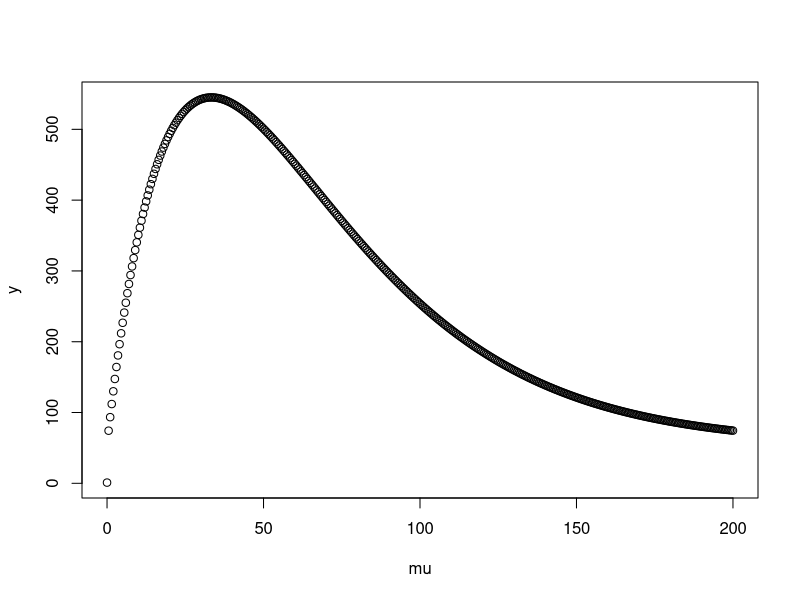

R code for this plot: (Note: a time limit stopped this script after it produced the figure.)
########## BSC SOLUTION SIMULATION ########## BSC SOLUTION SIMULATION
########## BSC SOLUTION SIMULATION ########## BSC SOLUTION SIMULATION
########## BSC SOLUTION SIMULATION ########## BSC SOLUTION SIMULATION


# This program generates three simulated data to mimic that of length frequency data gathered on the 
# blue swimmer crab and provides a testing ground for the algorithm written for estimating growth
# via a mixture model

rm(list=ls())

# First set the directory to write out the results

#setwd("/ibscratch/wrayvisscher/Luke/BSC_RcodesData/Simulation200")


# Generate three mean curves via von Bertalanffy
# Generate three mean curves via von Bertalanffy


# Set some initial paramters that are to be estimated in the next section

months<-seq(0,1,1/366)
IL<-60
K0<-1
T0<-2
T1<-2
LINF<-190



# Calculate a set of means for the juveniles following the seasonal von Bertallanffy curve

KK_store<-array(0,length(months)) # Initialise the array to store the mean values

# Cycle through each month and calculate the mean dependent on the curve

for (i in seq(1,length(months)))
	{
	
	# Calculate if the curve needs to be integrated or not and set the initial month which will be January for the simulation
	#i=13
  	mm2<-months[i]
  	yrsold<-0
  	strmnth<-0
	strmid<-0

	# Calculate the roots 
	
	    a=T0^2+T1^2
		b=2*K0*T0
		c=-(T1^2)+K0^2
		u1=(-b+sqrt(b^2-4*a*c))/(2*a)
		u2=(-b-sqrt(b^2-4*a*c))/(2*a)
		r11=1-acos(u1)/(2*pi)+yrsold
		r12=acos(u1)/(2*pi)+yrsold
		r21=1-acos(u2)/(2*pi)+yrsold
		r22=acos(u2)/(2*pi)+yrsold
		roots<-c(r11, r12, r21, r22)
		groot<-K0+T0*cos(2*pi* roots)+T1*sin(2*pi* roots)
		gmin<-round(groot)
		
		if (months[i]>=1&months[i]<=2){
			r1<-min(roots[which(gmin==0)])+1
			r2<-max(roots[which(gmin==0)])+1} else if (months[i]>=2&months[i]<=3) {
			r1<-min(roots[which(gmin==0)])+2
			r2<-max(roots[which(gmin==0)])+2} else {
			r1<-min(roots[which(gmin==0)])
		    r2<-max(roots[which(gmin==0)])}
		
		#print(c(r1,r2))
	    
	    # The integral of those months less than root 1
	    
	    if (mm2<r1) {KK = K0*(mm2-strmid) +   (T0/(2*pi))*(sin(2*pi*mm2)-sin(2*pi*strmid))-(T1/(2*pi))*(cos(2*pi*mm2)-cos(2*pi*strmid))}
	    	
	    # The integral of those months between root 1 and root 2
	    
	    if (mm2>r1&mm2<r2) {KK=K0*(r1-strmid) + (T0/(2*pi))*(sin(2*pi*r1)-sin(2*pi*strmid))-(T1/(2*pi))*(cos(2*pi*r1)-cos(2*pi*strmid))}
	    
	    # The integral of those months after root 2
	    
	    if (mm2>r2)
	    	{
	    		zMid=K0*(r1-strmid) + (T0/(2*pi))*(sin(2*pi*r1)-sin(2*pi*strmid)) - (T1/(2*pi))*(cos(2*pi*r1)-cos(2*pi*strmid))
	    		zEnd=K0*(mm2-r2)    + (T0/(2*pi))*(sin(2*pi*mm2)-sin(2*pi*r2))     - (T1/(2*pi))*(cos(2*pi*mm2)-cos(2*pi*r2))
	    		KK<-zEnd+zMid
	    	}
	
	  print(KK)
	  KK_store[i]<-KK
	
	
}

KK_yr1=KK_store[1:365]
KK_yr2=KK_store[1:365]+1.44099
KK_yr3=KK_store[1:365]+2*1.44099
MLY1<-(IL + (LINF-IL)*(1-exp(-KK_yr1)))
MLY2<-(IL + (LINF-IL)*(1-exp(-KK_yr2)))
MLY3<-(IL + (LINF-IL)*(1-exp(-KK_yr3)))

MLY1 <- colMeans(matrix(MLY1,ncol=12,nrow=30))
MLY2 <- colMeans(matrix(MLY2,ncol=12,nrow=30))
MLY3 <- colMeans(matrix(MLY3,ncol=12,nrow=30))

## Draw from the means to create the groups. Groups are drawn from a normal distribution to mimic our assumptions in real data
## Draw from the means to create the groups. Groups are drawn from a normal distribution to mimic our assumptions in real data


# Need to vary the number in each group in each month to better mimic reality
# Set up the initial parameters for the variance function

# Variance function test to see shape

VV<-c(40,0.03,4,900)
mu<-seq(0,200,0.5)
y=VV[1]*mu*exp(-VV[2]*mu)+exp(VV[3]*(1-exp(-VV[4]*mu)))
plot(mu,y)


# Set the proportions in each group varying them for each month

P1<-c(0.50, 0.40, 0.30, 0.20, 0.10, 0.05, 0.02, 0.02, 0.02, 0.02, 0.02, 0.02)
P3<-c(0.1, 0.15, 0.1, 0.08, 0.09, 0.09, 0.09, 0.09, 0.09, 0.09, 0.09, 0.09)
P2<-1-(P1+P3)

N=1000 # Number of total individuals
N1<-as.integer(N*P1)
N2<-as.integer(N*P2)
N3<-N-(N1+N2)


# Make the empty arrays for the individuals to go in

G<-matrix(0,nrow=12,ncol=N)

for (i in seq(1,12))
{

# Calculate the variances

var1<-VV[1]*MLY1[i]*exp(-VV[2]*MLY1[i])+exp(VV[3]*(1-exp(-VV[4]*MLY1[i])))
var2<-VV[1]*MLY2[i]*exp(-VV[2]*MLY2[i])+exp(VV[3]*(1-exp(-VV[4]*MLY2[i])))
var3<-VV[1]*MLY3[i]*exp(-VV[2]*MLY3[i])+exp(VV[3]*(1-exp(-VV[4]*MLY3[i])))

# Draw the individuals from each of the distributions

G1<-rnorm(N1[i],MLY1[i], sqrt(var1))
G2<-rnorm(N2[i],MLY2[i], sqrt(var2))
G3<-rnorm(N3[i],MLY3[i], sqrt(var3))

G[i,]<-c(G1,G2,G3)
}



### RUN THE CODE AND GET THE ESTIMATES
### RUN THE CODE AND GET THE ESTIMATES
### RUN THE CODE AND GET THE ESTIMATES

# Given that the data are generated we attempt to estimate the true parameters using our model
# Given that the data are generated we attempt to estimate the true parameters using our model


MON <- 12
MONTHS<-rep(seq(0,11),each=N)
MM<-cbind(matrix(MONTHS,ncol=12,nrow=N))
MM<-t(MM)
MM <-as.numeric(MM)
LL<-as.numeric(G)


NN <- length(MM)
PI1 <- P3
PI2 <- P2
K0 <- 1
LINF <- 185
M01<-10
#M02<-60
T0 <- 2
T1 <- 2
MMLIST <- seq(0,11)
VV <- c(20,0.04,3.8,900)										#Initialise the starting values for the variance quadratic update

## FUNCTIONS
## FUNCTIONS

	#ASYMPTOTIC MEAN FUNCTION
	
	MU2A <- function(mm,K0,T0,T1,LINF,M01)
	{
	  #mm=1
	  mmval <- MMLIST[mm]%%12
	  yrsold<-2
	  strmnth<-0
	  strmid<-strmnth/12+1/24+yrsold
	  endmid<-strmid+1
	  mm2=(mmval/12)+1/24+yrsold
	  t<-seq(0,1,0.01)
	  g<-K0+T0*cos(2*pi*t)+T1*sin(2*pi*t)
	  #plot(t,g)
	  Isneg<-min(g)
	  Isneg2<-max(g)
	  if (Isneg<0&Isneg2>0)
	  {
	    a=T0^2+T1^2
		b=2*K0*T0
		c=-(T1^2)+K0^2
		u1=(-b+sqrt(b^2-4*a*c))/(2*a)
		u2=(-b-sqrt(b^2-4*a*c))/(2*a)
		r11=1-acos(u1)/(2*pi)+yrsold
		r12=acos(u1)/(2*pi)+yrsold
		r21=1-acos(u2)/(2*pi)+yrsold
		r22=acos(u2)/(2*pi)+yrsold
		roots<-c(r11, r12, r21, r22)
		groot<-K0+T0*cos(2*pi* roots)+T1*sin(2*pi* roots)
		gmin<-round(groot)
		r1<-min(roots[which(gmin==0)])
		r2<-max(roots[which(gmin==0)])
	    
	    
	    
	    
	    #Regime
	    
		zMid1=K0*(r1-strmid) + (T0/(2*pi))*(sin(2*pi*r1)-sin(2*pi*strmid)) - (T1/(2*pi))*(cos(2*pi*r1)-cos(2*pi*strmid))
	    zEnd1=K0*(endmid-r2) + (T0/(2*pi))*(sin(2*pi*endmid)-sin(2*pi*r2)) - (T1/(2*pi))*(cos(2*pi*endmid)-cos(2*pi*r2))
	    KKyr<-yrsold*(zEnd1+zMid1)
	    
	    #Those less than r1
	    
	    if (mm2<r1) {KK = KKyr + K0*(mm2-strmid) +   (T0/(2*pi))*(sin(2*pi*mm2)-sin(2*pi*strmid))-(T1/(2*pi))*(cos(2*pi*mm2)-cos(2*pi*strmid))}
	    	
	    #Those between r1 and r2
	    
	    if (mm2>r1&mm2<r2) {KK= KKyr + K0*(r1-strmid) + (T0/(2*pi))*(sin(2*pi*r1)-sin(2*pi*strmid))-(T1/(2*pi))*(cos(2*pi*r1)-cos(2*pi*strmid))}
	    
	    #Those after r2
	    
	    if (mm2>r2)
	    {
	    zMid=K0*(r1-strmid) + (T0/(2*pi))*(sin(2*pi*r1)-sin(2*pi*strmid)) - (T1/(2*pi))*(cos(2*pi*r1)-cos(2*pi*strmid))
	    zEnd=K0*(mm2-r2)     + (T0/(2*pi))*(sin(2*pi*mm2)-sin(2*pi*r2))     - (T1/(2*pi))*(cos(2*pi*mm2)-cos(2*pi*r2))
	    KK<-zEnd+zMid+KKyr
	    }
	    
	  } else {KK=K0*(mm2-strmid)+(T0/(2*pi))*(sin(2*pi*mm2)-sin(2*pi*strmid))-(T1/(2*pi))*(cos(2*pi*mm2)-cos(2*pi*strmid)) + yrsold*(K0*(endmid-strmid)+(T0/(2*pi))*(sin(2*pi*endmid)-sin(2*pi*strmid))-(T1/(2*pi))*(cos(2*pi*endmid)-cos(2*pi*strmid)) )}
	
	 
	  M01 + (LINF-M01)*(1-exp(-KK))
	
	
	}
	
	
	#1 YEAR OLD ADULT's MEAN FUNCTION
	
	
	MUA <- function(mm,K0,T0,T1,LINF,M01)
	{
	  mmval <- MMLIST[mm]%%12
	  yrsold<-1
	  strmnth<-0
	  strmid<-strmnth/12+1/24+yrsold
	  endmid<-strmid+1
	  mm2=(mmval/12)+1/24+yrsold
	  t<-seq(0,1,0.01)
	  g<-K0+T0*cos(2*pi*t)+T1*sin(2*pi*t)
	  Isneg<-min(g)
	  Isneg2<-max(g)
	  if (Isneg<0&Isneg2>0)
	  {
	    a=T0^2+T1^2
		b=2*K0*T0
		c=-(T1^2)+K0^2
		u1=(-b+sqrt(b^2-4*a*c))/(2*a)
		u2=(-b-sqrt(b^2-4*a*c))/(2*a)
		r11=1-acos(u1)/(2*pi)+yrsold
		r12=acos(u1)/(2*pi)+yrsold
		r21=1-acos(u2)/(2*pi)+yrsold
		r22=acos(u2)/(2*pi)+yrsold
		roots<-c(r11, r12, r21, r22)
		groot<-K0+T0*cos(2*pi* roots)+T1*sin(2*pi* roots)
		gmin<-round(groot)
		r1<-min(roots[which(gmin==0)])
		r2<-max(roots[which(gmin==0)])
		
		
	    #Regime
	    
		zMid1=K0*(r1-strmid) + (T0/(2*pi))*(sin(2*pi*r1)-sin(2*pi*strmid)) - (T1/(2*pi))*(cos(2*pi*r1)-cos(2*pi*strmid))
	    zEnd1=K0*(endmid-r2) + (T0/(2*pi))*(sin(2*pi*endmid)-sin(2*pi*r2)) - (T1/(2*pi))*(cos(2*pi*endmid)-cos(2*pi*r2))
	    KKyr<-yrsold*(zEnd1+zMid1)
	    
	    	#Those less than r1
	    
	    	if (mm2<r1) {KK = KKyr + K0*(mm2-strmid) +   (T0/(2*pi))*(sin(2*pi*mm2)-sin(2*pi*strmid))-(T1/(2*pi))*(cos(2*pi*mm2)-cos(2*pi*strmid))}
	    	
	    	#Those between r1 and r2
	    
	    	if (mm2>r1&mm2<r2) {KK= KKyr + K0*(r1-strmid) + (T0/(2*pi))*(sin(2*pi*r1)-sin(2*pi*strmid))-(T1/(2*pi))*(cos(2*pi*r1)-cos(2*pi*strmid))}
	    
	    	#Those after r2
	    
	    	if (mm2>r2)
	    		{
	    		zMid=K0*(r1-strmid) + (T0/(2*pi))*(sin(2*pi*r1)-sin(2*pi*strmid)) - (T1/(2*pi))*(cos(2*pi*r1)-cos(2*pi*strmid))
	    		zEnd=K0*(mm2-r2)     + (T0/(2*pi))*(sin(2*pi*mm2)-sin(2*pi*r2))     - (T1/(2*pi))*(cos(2*pi*mm2)-cos(2*pi*r2))
	    		KK<-zEnd+zMid+KKyr
	    		}
	    
	  } else {KK=K0*(mm2-strmid)+(T0/(2*pi))*(sin(2*pi*mm2)-sin(2*pi*strmid))-(T1/(2*pi))*(cos(2*pi*mm2)-cos(2*pi*strmid)) + yrsold*(K0*(endmid-strmid)+(T0/(2*pi))*(sin(2*pi*endmid)-sin(2*pi*strmid))-(T1/(2*pi))*(cos(2*pi*endmid)-cos(2*pi*strmid)) )}
	
	 
	  (M01 + (LINF-M01)*(1-exp(-KK)))
	
	
	}
	
	
	#THE JUVENUILES MEAN FUNCTION
	
	MUJ <- function(mm,K0,T0,T1,LINF,M01)
	{
		#mm=2
		mmval <- MMLIST[mm]%%12
	  	yrsold<-0
	  	strmnth<-0
	  	strmid<-strmnth/12+1/24+yrsold
	  	endmid<-strmid+1
	  	mm2=(mmval/12)+1/24+yrsold
	  	t<-seq(0,1,0.01)
		g<-K0+T0*cos(2*pi*t)+T1*sin(2*pi*t)
		Isneg<-min(g)
		Isneg2<-max(g)
	 	if (Isneg<0&Isneg2>0)
	  		{
	    	a=T0^2+T1^2
			b=2*K0*T0
			c=-(T1^2)+K0^2
			u1=(-b+sqrt(b^2-4*a*c))/(2*a)
			u2=(-b-sqrt(b^2-4*a*c))/(2*a)
			r11=1-acos(u1)/(2*pi)
			r12=acos(u1)/(2*pi)
			r21=1-acos(u2)/(2*pi)
			r22=acos(u2)/(2*pi)
			roots<-c(r11, r12, r21, r22)
			groot<-K0+T0*cos(2*pi* roots)+T1*sin(2*pi* roots)
			gmin<-round(groot)
			r1<-min(roots[which(gmin==0)])
			r2<-max(roots[which(gmin==0)])
			
			
	    	#Regime
	
	    	#Those less than r1
	    
	    		if (mm2<r1) {KK = K0*(mm2-strmid) +   (T0/(2*pi))*(sin(2*pi*mm2)-sin(2*pi*strmid))-(T1/(2*pi))*(cos(2*pi*mm2)-cos(2*pi*strmid))}
	    	
	    		#Those between r1 and r2
	    
	    		if (mm2>r1&mm2<r2) {KK=K0*(r1-strmid) + (T0/(2*pi))*(sin(2*pi*r1)-sin(2*pi*strmid))-(T1/(2*pi))*(cos(2*pi*r1)-cos(2*pi*strmid))}
	    
	    		#Those after r2
	    
	    		if (mm2>r2)
	    			{
	    			zMid=K0*(r1-strmid) + (T0/(2*pi))*(sin(2*pi*r1)-sin(2*pi*strmid)) - (T1/(2*pi))*(cos(2*pi*r1)-cos(2*pi*strmid))
	    			zEnd=K0*(mm2-r2)     + (T0/(2*pi))*(sin(2*pi*mm2)-sin(2*pi*r2))     - (T1/(2*pi))*(cos(2*pi*mm2)-cos(2*pi*r2))
	    			KK<-zEnd+zMid
	    			}
	    
	  	} else {KK=K0*(mm2-strmid)+(T0/(2*pi))*(sin(2*pi*mm2)-sin(2*pi*strmid))-(T1/(2*pi))*(cos(2*pi*mm2)-cos(2*pi*strmid))}	
	
	
	 M01 + (LINF-M01)*(1-exp(-KK))
	}
	
	
	#INITIALISE THE TAU's which are the inclusion probablities to all be a third
	
	
	TAU <- list()
	for (mm in 1:(MON))
		{
	  		TAU[[mm]] <- matrix(1/3,NN,3)
		}
	
	
	#INITIALISE THE AUXILLARY STORAGE ARRAYS FOR INSIDE LOOP ASSIGNMENT
	
	MU2A_AUX <- c()
	MUA_AUX <- c()
	MUJ_AUX <- c()
	for (mm in 1:MON)
		{
	 	MU2A_AUX[mm] <- MU2A(mm,K0,T0,T1,LINF,M01)
	  	MUA_AUX[mm] <- MUA(mm,K0,T0,T1,LINF,M01)
	 	MUJ_AUX[mm] <- MUJ(mm,K0,T0,T1,LINF,M01)
		}
	
	
	#INITIALISE THE VARIANCE FUNCTIONS. THEY ARE ALL QUADRATIC FUNCTIONS OF THE MEAN FOR EACH COHORT
	
	VARJ <- function(mm,VV,K0,T0,T1,LINF,M01)
		{
			#max(exp(VV[1])+VV[2]*MUJ(mm,K0,T0,T1,LINF,M01)+VV[3]*MUJ(mm,K0,T0,T1,LINF,M01)^2,1)
			
			#Try a heavy tailed function like the Weibull for more flexibility
			
			mu=MUJ(mm,K0,T0,T1,LINF,M01)
			#max(exp(VV[1])*dlnorm(mu,VV[2],VV[3]),1)
			max(VV[1]*mu*exp(-VV[2]*mu)+exp(VV[3]*(1-exp(-VV[4]*mu))),1)
		}
	
	VARA <- function(mm,VV,K0,T0,T1,LINF,M01)
		{
			#max(exp(VV[1])+VV[2]*MUA(mm,K0,T0,T1,LINF,M01)+VV[3]*MUA(mm,K0,T0,T1,LINF,M01)^2,1)
			
			#Try a heavy tailed function like the Weibull for more flexibility
			
			mu=MUA(mm,K0,T0,T1,LINF,M01)
			#max(exp(VV[1])*dlnorm(mu,VV[2],VV[3]),1)
			max(VV[1]*mu*exp(-VV[2]*mu)+exp(VV[3]*(1-exp(-VV[4]*mu))),1)
		}
	
	VAR2A <- function(mm,VV,K0,T0,T1,LINF,M01)
		{
			#max(exp(VV[1])+VV[2]*MU2A(mm,K0,T0,T1,LINF,M01)+VV[3]*MU2A(mm,K0,T0,T1,LINF,M01)^2,1)
			
			#Try a heavy tailed function like the Weibull for more flexibility
			
			mu=MU2A(mm,K0,T0,T1,LINF,M01)
			#max(exp(VV[1])*dlnorm(mu,VV[2],VV[3]),1)
			#max(VV[1]+(VV[2]/VV[3])*((mu/VV[3])^(VV[2]-1))*(exp(-(mu/VV[3])^VV[2])),10)
			max(VV[1]*mu*exp(-VV[2]*mu)+exp(VV[3]*(1-exp(-VV[4]*mu))),1)
		}
	
	
	
	#INITIALISE THE LIKELIHOOD FUNCTION
	
	LOGLIKE <- 0
	for (mm in 1:MON)
	  {
		LL2<-LL[which(MM==MMLIST[mm])]
		LikGrp1<-PI1[mm]*dnorm(LL2,MU2A_AUX[mm],sqrt(VAR2A(mm,VV,K0,T0,T1,LINF,M01)))
		LikGrp2<-PI2[mm]*dnorm(LL2,MUA_AUX[mm],sqrt(VARA(mm,VV,K0,T0,T1,LINF,M01)))
		LikGrp3<-(1-(PI1[mm]+PI2[mm]))*dnorm(LL2,MUJ_AUX[mm],sqrt(VARJ(mm,VV,K0,T0,T1,LINF,M01)))
		LOGLIKE <- LOGLIKE + sum(log(LikGrp1 + LikGrp2 + LikGrp3))
	  }
	
	
	
	
	
	
	######WHILE LOOP BEGINS######WHILE LOOP BEGINS######WHILE LOOP BEGINS
	######WHILE LOOP BEGINS######WHILE LOOP BEGINS######WHILE LOOP BEGINS
	######WHILE LOOP BEGINS######WHILE LOOP BEGINS######WHILE LOOP BEGINS
	######WHILE LOOP BEGINS######WHILE LOOP BEGINS######WHILE LOOP BEGINS
	
	
	#THIS LOOP DOES ALL THE WORK AND INCLUDES TWO NELDER MEAD STEPS TO OPTIMISE THE NONLINEAR MEANS AND VARIANCES
	
	
	TOL <- 10^-6
	LOGOLD <- -Inf
	
	while (LOGLIKE - LOGOLD > TOL)
	{
	  LOGOLD <- LOGLIKE                     #Assign the current likelihood value to the an old value so we can evaluate the update
	
	 
		#UPDATE THE TAU SCORES AND THEN CALCULATE THE PIs GIVEN THESE TAU SCORES
		#PI1 <- P3
		#PI2 <- P2
		for (mm in 1:11)
	  	{
	    	#mm=12
	    
	    	Top1<-PI1[mm]*dnorm(LL,MU2A_AUX[mm],sqrt(VAR2A(mm,VV,K0,T0,T1,LINF,M01)))							#Calculate the inclusion probablities for group 1
	    	Top2<-PI2[mm]*dnorm(LL,MUA_AUX[mm],sqrt(VARA(mm,VV,K0,T0,T1,LINF,M01)))								#Calculate the inclusion probablities for group 2
	    	Bot<- Top1 + Top2 + (1-(PI1[mm]+PI2[mm]))*dnorm(LL,MUJ_AUX[mm],sqrt(VARJ(mm,VV,K0,T0,T1,LINF,M01)))  #Calculate the sum of each of the classes
	    
	    	TAU[[mm]][,1] <- Top1/Bot																				#Calculate the first group's tau scores
	    	TAU[[mm]][,2] <- Top2/Bot																				#Calculate the second group's tau scores
	   		TAU[[mm]][,3] <- 1-(TAU[[mm]][,1]+TAU[[mm]][,2])													  	#Calculate the third group's tau scores
	    
	    	PI1[mm] <- sum((MM==MMLIST[mm])*TAU[[mm]][,1])/sum(MM==MMLIST[mm])										#Work out the PIs for group 1
	    	PI2[mm] <- sum((MM==MMLIST[mm])*TAU[[mm]][,2])/sum(MM==MMLIST[mm])										#Work out the PIs for group 2
	  	}
	
	
	  #DEFINE THE LIKELIHOOD FUNCTION OUTSIDE THE LOOP TO UPDATE THE MEANS
	
	  PARA <- c(K0,T0,T1,LINF,M01)
	  OPTIFUN <- function(PARA)
	  {
	  	LOGLIKE <- 0
	  		for (mm in 1:MON)
	  			{
				LL2<-LL[which(MM==MMLIST[mm])]
				LikGrp1<-PI1[mm]*dnorm(LL2,MU2A(mm,PARA[1],PARA[2],PARA[3],PARA[4],PARA[5]),sqrt(VAR2A(mm,VV,PARA[1],PARA[2],PARA[3],PARA[4],PARA[5])))
				LikGrp2<-PI2[mm]*dnorm(LL2,MUA(mm,PARA[1],PARA[2],PARA[3],PARA[4],PARA[5]),sqrt(VARA(mm,VV,PARA[1],PARA[2],PARA[3],PARA[4],PARA[5]))) 
				LikGrp3<-(1-(PI1[mm]+PI2[mm]))*dnorm(LL2,MUJ(mm,PARA[1],PARA[2],PARA[3],PARA[4],PARA[5]),sqrt(VARJ(mm,VV,PARA[1],PARA[2],PARA[3],PARA[4],PARA[5])))
				LOGLIKE <- LOGLIKE + sum(log(LikGrp1 + LikGrp2 + LikGrp3))
	  			}
		-LOGLIKE
	  }
		  
	  OPTIM <- optim(PARA,OPTIFUN, control = list(maxit = 10000))														#RUN OPTIM to find the best parameters given the taus and Pis
	  print("Did optim 1 converge?")
	  print(OPTIM$convergence)
	  
	  #Assign the estimates from optim to the parameters
	  
	  K0 <- OPTIM$par[1]
	  T0 <- OPTIM$par[2]
	  T1 <- OPTIM$par[3]
	  LINF <- OPTIM$par[4]
	  M01 <- OPTIM$par[5]
	  #M02<-OPTIM$par[6]
	  
	
	  #Calculate the means for each group based on these new estimates
	  
	  MU2A_AUX <- c()
	  MUA_AUX <- c()
	  MUJ_AUX <- c()
	  for (mm in 1:MON)
	  {
	  	#Compute the means for each month 
	    MU2A_AUX[mm] <- MU2A(mm,K0,T0,T1,LINF,M01)
	    MUA_AUX[mm] <- MUA(mm,K0,T0,T1,LINF,M01)
	    MUJ_AUX[mm] <- MUJ(mm,K0,T0,T1,LINF,M01)
	  }
	  
	  
	  #OPTIMISE THE VARIANCES GIVEN THE NEW MEANS
	  
	  #DEFINE THE LIKELIHOOD FUNCTION OUTSIDE THE LOOP TO UPDATE THE VARIANCES 
	  PARA2 <- VV
	  VAROPTIFUN <- function(PARA2)
	  {
	  LOGLIKE <- 0
	  		for (mm in 1:MON)
	  			{
	  			#mm=1
				LL2<-LL[which(MM==MMLIST[mm])]
				LikGrp1<- PI1[mm]*dnorm(LL2,MU2A_AUX[mm],sqrt(VAR2A(mm,PARA2,K0,T0,T1,LINF,M01)))
				LikGrp2<- PI2[mm]*dnorm(LL2,MUA_AUX[mm],sqrt(VARA(mm,PARA2,K0,T0,T1,LINF,M01)))
				LikGrp3<-(1-(PI1[mm]+PI2[mm]))*dnorm(LL2,MUJ_AUX[mm],sqrt(VARJ(mm,PARA2,K0,T0,T1,LINF,M01)))
				LOGLIKE <- LOGLIKE + sum(log(LikGrp1 + LikGrp2 + LikGrp3))
	  			}
		-LOGLIKE
	  }
	
	  OPTIM2 <- optim(PARA2,VAROPTIFUN,control = list(maxit = 10000))													#RUN OPTIM to find the best variances given the taus and Pis
	  VV <- OPTIM2$par
	  print("Did optim 2 converge?")
	  print(OPTIM2$convergence)  
	    
	  #COMPUTE THE LIKELIHOOD GIVEN ALL THESE NICE NEW UPDATES
	      
	  LOGLIKE <- 0
	  for (mm in 1:MON)
	  {
		LL2<-LL[which(MM==MMLIST[mm])]
		LikGrp1<-PI1[mm]*dnorm(LL2,MU2A_AUX[mm],sqrt(VAR2A(mm,VV,K0,T0,T1,LINF,M01)))
		LikGrp2<-PI2[mm]*dnorm(LL2,MUA_AUX[mm],sqrt(VARA(mm,VV,K0,T0,T1,LINF,M01)))
		LikGrp3<-(1-(PI1[mm]+PI2[mm]))*dnorm(LL2,MUJ_AUX[mm],sqrt(VARJ(mm,VV,K0,T0,T1,LINF,M01)))
		LOGLIKE <- LOGLIKE + sum(log(LikGrp1 + LikGrp2 + LikGrp3))
	  }
	
	  
	  #PRINT OUT OUR NEW UPDATES FOR THE PARAMETERS AND THE LIKELIHOOD
	  
	  print(c(LOGLIKE,LOGLIKE-LOGOLD))
	  print(c(PARA,PARA2))
	 
	  
	  # #DRAW SOME NICE REAL TIME PLOTS SO WE CAN MONITOR CONVERGENCE
	  
	  # par(mfrow = c(3,5))
	  # XX <- 0:200
	  # xlabNam<-c("Feb., 1985","Mar., 1985","Apr., 1985","May, 1985","Jun., 1985","Jul, 1985","Aug., 1985","Feb., 1986","Mar., 1986","Apr., 1986","May, 1986")
	  # for (mm in 1:MON)
	  # {
	    # hist(LL[which(MM==MMLIST[mm])],breaks=30,prob=T,xlim=c(20,210),ylim=c(0,0.055),xlab=xlabNam[mm],ylab="",main='')
	    # lines(XX,PI1[mm]*dnorm(XX,MU2A(mm,K0,T0,T1,LINF,M01),sqrt(VAR2A(mm,VV,K0,T0,T1,LINF,M01))),col='red',lwd=2.5)
	    # lines(XX,PI2[mm]*dnorm(XX,MUA(mm,K0,T0,T1,LINF,M01),sqrt(VARA(mm,VV,K0,T0,T1,LINF,M01))),col='green',lwd=2.5)
	    # lines(XX,(1-(PI1[mm]+PI2[mm]))*dnorm(XX,MUJ_AUX[mm],sqrt(VARJ(mm,VV,K0,T0,T1,LINF,M01))),col='blue',lwd=2.5)
	  # }
	  # XX2 <- seq(0,1,length.out=100)
	  # YY <- K0 + T0*cos(2*pi*XX2) + T1*sin(2*pi*XX2)
	  # YY_TRUE<-1 + 2*cos(2*pi*XX2) + 2*sin(2*pi*XX2)
	  # plot(XX2,((YY+abs(YY))/2),type='l',xlab="Fraction of a year since Jan 1",ylab="k (per year)",lwd=2.5)
	  # lines(XX2, ((YY_TRUE +abs(YY_TRUE))/2), col='blue',lwd=2.5)
	  # #VV=c(3,150,100)
	  # BLAH <- 0:200
	  # var_linf= PARA2[1]*BLAH*exp(-PARA2[2]*BLAH)+exp(PARA2[3]*(1-exp(-PARA2[4]*BLAH)))
	  # PARA2_true<-c(30,0.03,-20,900)
	  # var_linf_true = PARA2_true[1]*BLAH*exp(-PARA2_true[2]*BLAH)+exp(PARA2_true[3]*(1-exp(-PARA2_true[4]*BLAH)))
	  # plot(BLAH,var_linf,type='l',xlab="Mean length (mm)", ylab="Variance",lwd=2.5)
	  # lines(BLAH,var_linf_true,col="blue",lwd=2.5)
	  # plot(density(rnorm(1000000,PARA[4],sqrt(VV[1]*PARA[4]*exp(-VV[2]*PARA[4])+exp(VV[3]*(1-exp(-VV[4]*PARA[4])))))),xlab="Length (mm)",main="",lwd=2.5)
	}



name<-paste("Sim_Res",sample(seq(1,100000),1),sep="")
write.table(matrix(c(PARA,PARA2),nrow=1,ncol=length(c(PARA,PARA2))),name,append=T,row.names=F, col.names=F,quote=F)
write.table(matrix(PI1,nrow=1,ncol=length(PI1)),name,append=T,row.names=F,col.names=F,quote=F)
write.table(matrix(PI2,nrow=1,ncol=length(PI2)),name,append=T,row.names=F,col.names=F,quote=F)
write.table(matrix(1-(PI1+PI2),nrow=1,ncol=length(PI2)),name,append=T,row.names=F,col.names=F,quote=F)
write.table(matrix(MU2A_AUX,nrow=1,ncol=length(MU2A_AUX)),name,append=T,row.names=F,col.names=F,quote=F)
write.table(matrix(MUA_AUX,nrow=1,ncol=length(MUA_AUX)),name,append=T,row.names=F,col.names=F,quote=F)
write.table(matrix(MUJ_AUX,nrow=1,ncol=length(MUJ_AUX)),name,append=T,row.names=F,col.names=F,quote=F)
